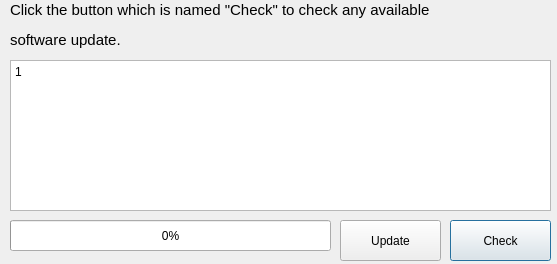
<?xml version="1.0" encoding="UTF-8"?>
<ui version="4.0">
 <class>Dialog</class>
 <widget class="QDialog" name="Dialog">
  <property name="geometry">
   <rect>
    <x>0</x>
    <y>0</y>
    <width>557</width>
    <height>264</height>
   </rect>
  </property>
  <property name="minimumSize">
   <size>
    <width>557</width>
    <height>264</height>
   </size>
  </property>
  <property name="maximumSize">
   <size>
    <width>557</width>
    <height>264</height>
   </size>
  </property>
  <property name="windowTitle">
   <string>Updater</string>
  </property>
  <widget class="QLabel" name="tipsLabel">
   <property name="geometry">
    <rect>
     <x>10</x>
     <y>-10</y>
     <width>541</width>
     <height>71</height>
    </rect>
   </property>
   <property name="text">
    <string>&lt;html&gt;&lt;head/&gt;&lt;body&gt;&lt;p&gt;&lt;span style=&quot; font-size:11pt;&quot;&gt;Click the button which is named &amp;quot;Check&amp;quot; to check any available&lt;/span&gt;&lt;/p&gt;&lt;p&gt;&lt;span style=&quot; font-size:11pt;&quot;&gt;software update.&lt;/span&gt;&lt;/p&gt;&lt;/body&gt;&lt;/html&gt;</string>
   </property>
  </widget>
  <widget class="QPushButton" name="checkButton">
   <property name="geometry">
    <rect>
     <x>450</x>
     <y>220</y>
     <width>101</width>
     <height>41</height>
    </rect>
   </property>
   <property name="text">
    <string>Check</string>
   </property>
  </widget>
  <widget class="QPushButton" name="updateButton">
   <property name="geometry">
    <rect>
     <x>340</x>
     <y>220</y>
     <width>101</width>
     <height>41</height>
    </rect>
   </property>
   <property name="text">
    <string>Update</string>
   </property>
  </widget>
  <widget class="QProgressBar" name="downloadprogressBar">
   <property name="geometry">
    <rect>
     <x>10</x>
     <y>220</y>
     <width>321</width>
     <height>31</height>
    </rect>
   </property>
   <property name="value">
    <number>0</number>
   </property>
  </widget>
  <widget class="QTextBrowser" name="updateInfo">
   <property name="geometry">
    <rect>
     <x>10</x>
     <y>60</y>
     <width>541</width>
     <height>151</height>
    </rect>
   </property>
   <property name="documentTitle">
    <string/>
   </property>
   <property name="html">
    <string>&lt;!DOCTYPE HTML PUBLIC &quot;-//W3C//DTD HTML 4.0//EN&quot; &quot;http://www.w3.org/TR/REC-html40/strict.dtd&quot;&gt;
&lt;html&gt;&lt;head&gt;&lt;meta name=&quot;qrichtext&quot; content=&quot;1&quot; /&gt;&lt;style type=&quot;text/css&quot;&gt;
p, li { white-space: pre-wrap; }
&lt;/style&gt;&lt;/head&gt;&lt;body style=&quot; font-family:'SimSun'; font-size:9pt; font-weight:400; font-style:normal;&quot;&gt;
&lt;p style=&quot; margin-top:0px; margin-bottom:0px; margin-left:0px; margin-right:0px; -qt-block-indent:0; text-indent:0px;&quot;&gt;1&lt;/p&gt;&lt;/body&gt;&lt;/html&gt;</string>
   </property>
  </widget>
 </widget>
 <resources/>
 <connections/>
</ui>
